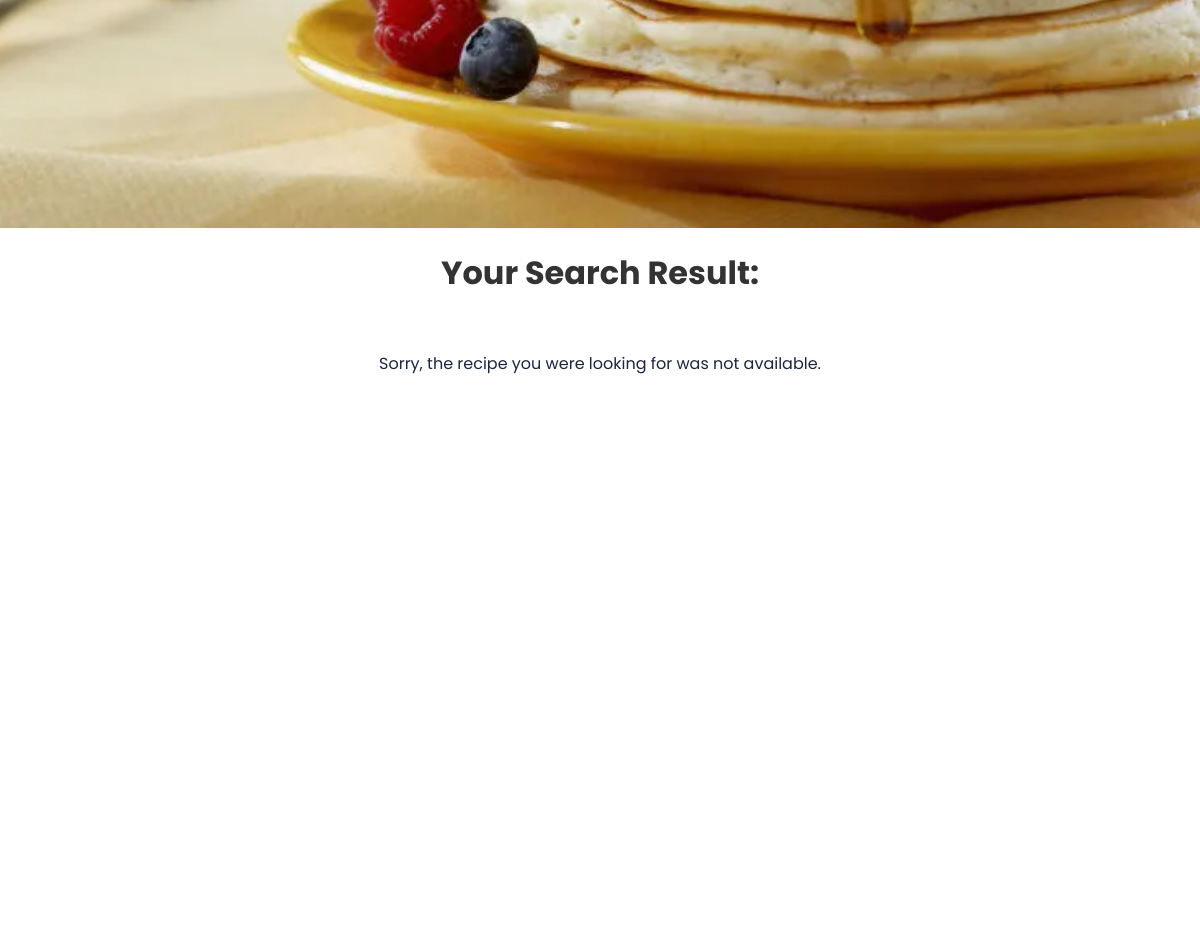
Before: /diet.php (middle part) with the older database file.
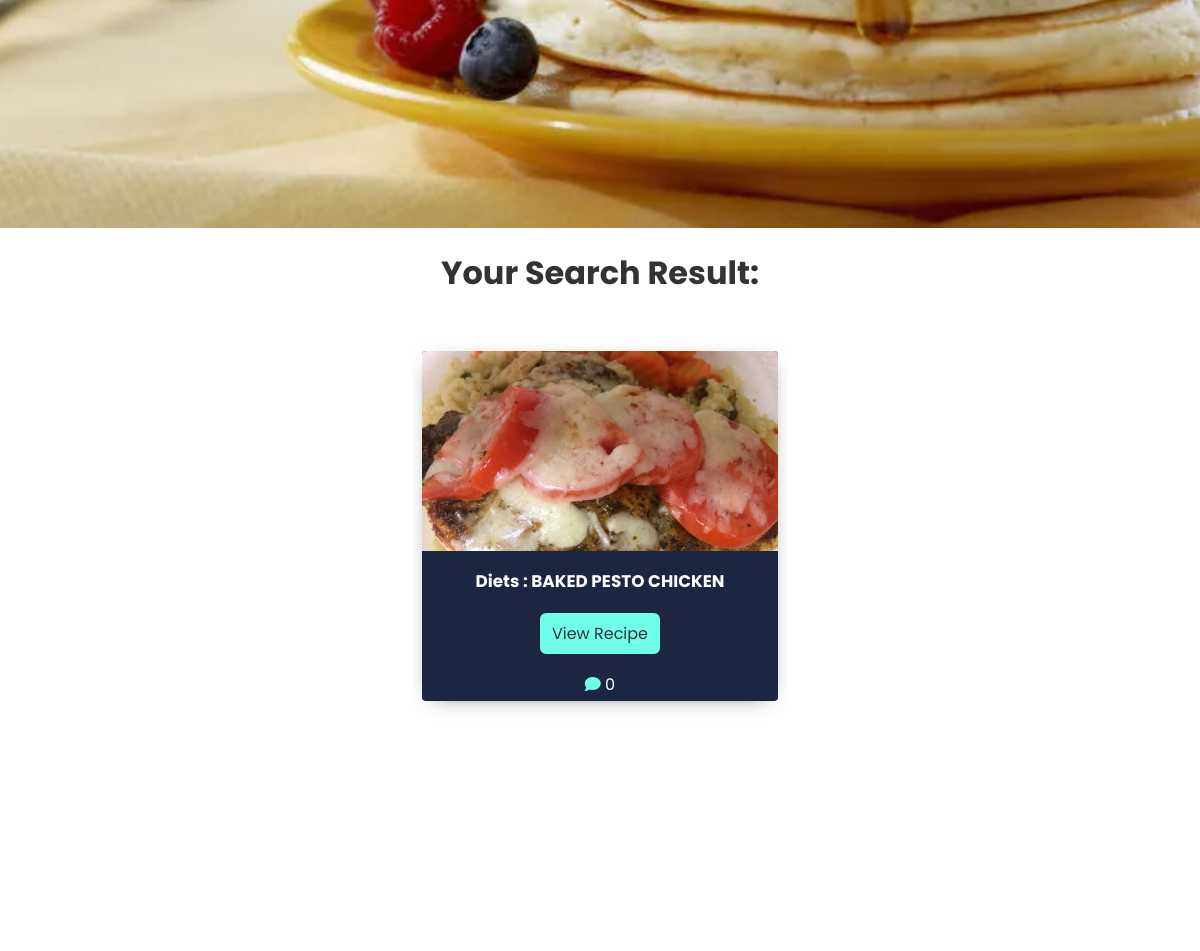
After: the same page with the newer database file.
### tables this page shows
CREATE TABLE IF NOT EXISTS `reci_list` (
  `id` int NOT NULL AUTO_INCREMENT,
  `recipe_cat` varchar(200) NOT NULL,
  `user_id` int NOT NULL,
  `recipe_name` varchar(200) NOT NULL,
  `recipe_img` varchar(200) NOT NULL,
  `ingredient` varchar(200) NOT NULL,
  `instruction` varchar(200) NOT NULL,
  `portion` varchar(200) NOT NULL,
  `created_date` datetime NOT NULL DEFAULT CURRENT_TIMESTAMP,
  PRIMARY KEY (`id`),
  KEY `user_id` (`user_id`)
);

### diet.php (the view, shortened to what this page needs)
<!DOCTYPE html>
<html lang="en">
    <head>
        <link rel="stylesheet" href="./assets/style.css">
        <link rel="stylesheet" href="https://cdnjs.cloudflare.com/ajax/libs/font-awesome/6.2.0/css/all.min.css">
    </head>
    <body>
        <div class="header">
        </div>
        <div class="result">
            <h1>Your Search Result: </h1>
        </div>
        <div class="card-grid" >
            <div class="food-list" id="food-list">
                <?php
                        require_once('db/db_connection.php');
                        $sql = "SELECT * FROM reci_list where recipe_cat='Diets'";
                        $qry = $conn->query($sql);
                        if ($qry->num_rows > 0) {
                            while ($row=$qry->fetch_array()) {
                                $id = $row['id'];
                    ?>
                <div class="card card-shadow">
                    <div class="card-header card-image">
                        <img src="./img/<?php echo $row['recipe_img']?>">
                    </div>
                    <div class="card-body" >
                        <h3> <?php echo $row['recipe_cat'].' : '.$row['recipe_name']?></h3>
                    </div>
                    <div class="card-footer">
                        <a href="view_recipe.php?id=<?php echo $row['id']?>"> <button class="btn" onclick="getRecipeDetails()">View Recipe</button></a>
                    </div>
                    <div style="color: white;">
                    <?php
                        $commsql = "SELECT reci_id FROM reci_comment WHERE reci_id='$id'";
                        $commqry = $conn->query($commsql);
                        $commres = $commqry->num_rows;
                    ?>
                        <i class="fa fa-comment"></i> <?php echo $commres;?>
                    </div>
                </div>
                <?php }}else{
                           echo "Sorry, the recipe you were looking for was not available.";
                  } ?>
            </div>
        </div>
</body>
</html>

Changed rows visible on the page:
added reci_list: recipe_img (picture), recipe_cat "Diets", recipe_name "BAKED PESTO CHICKEN", commres "0"
Other visible differences:
text no longer shown: "Sorry, the recipe you were looking for was not available."
